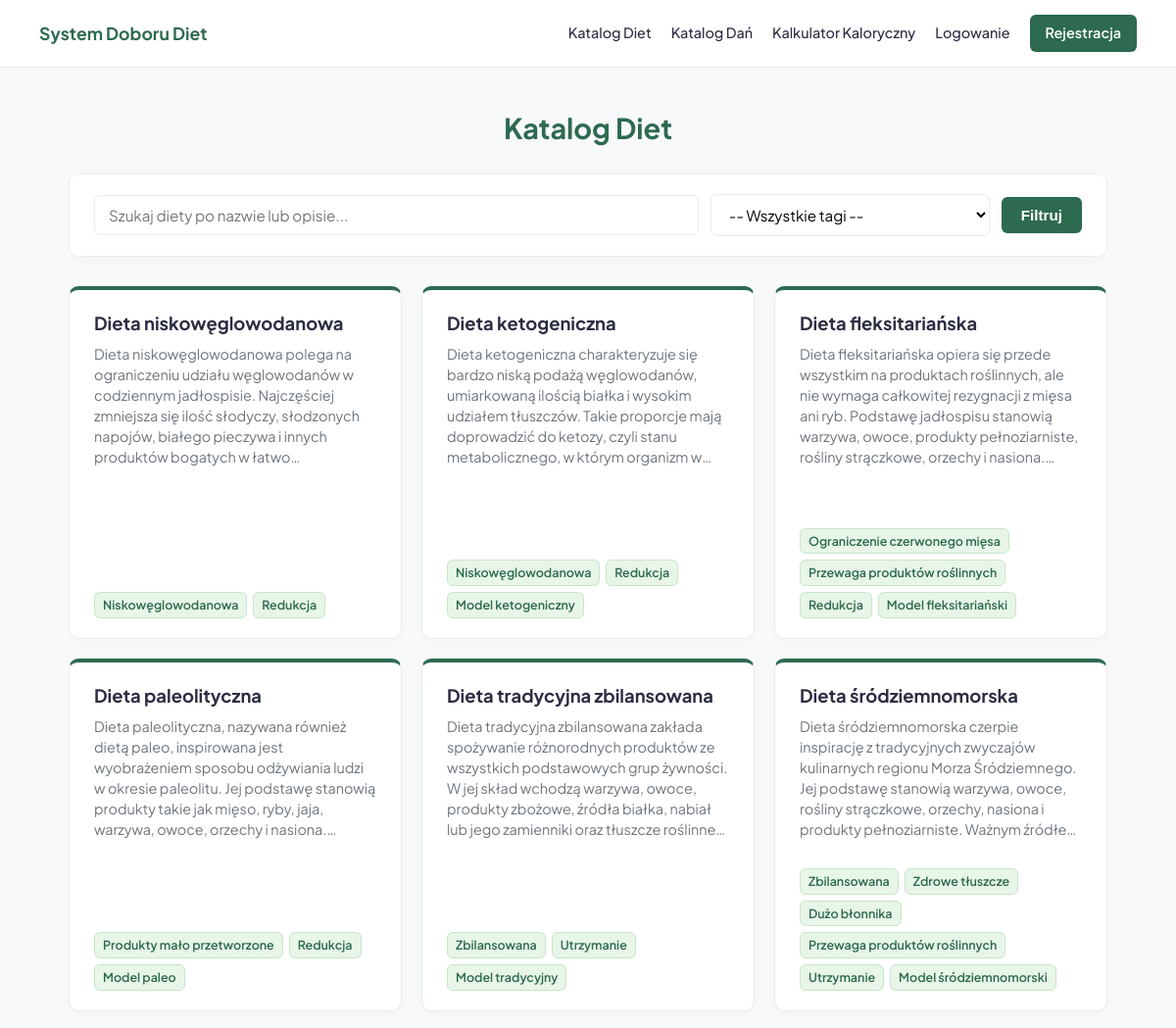
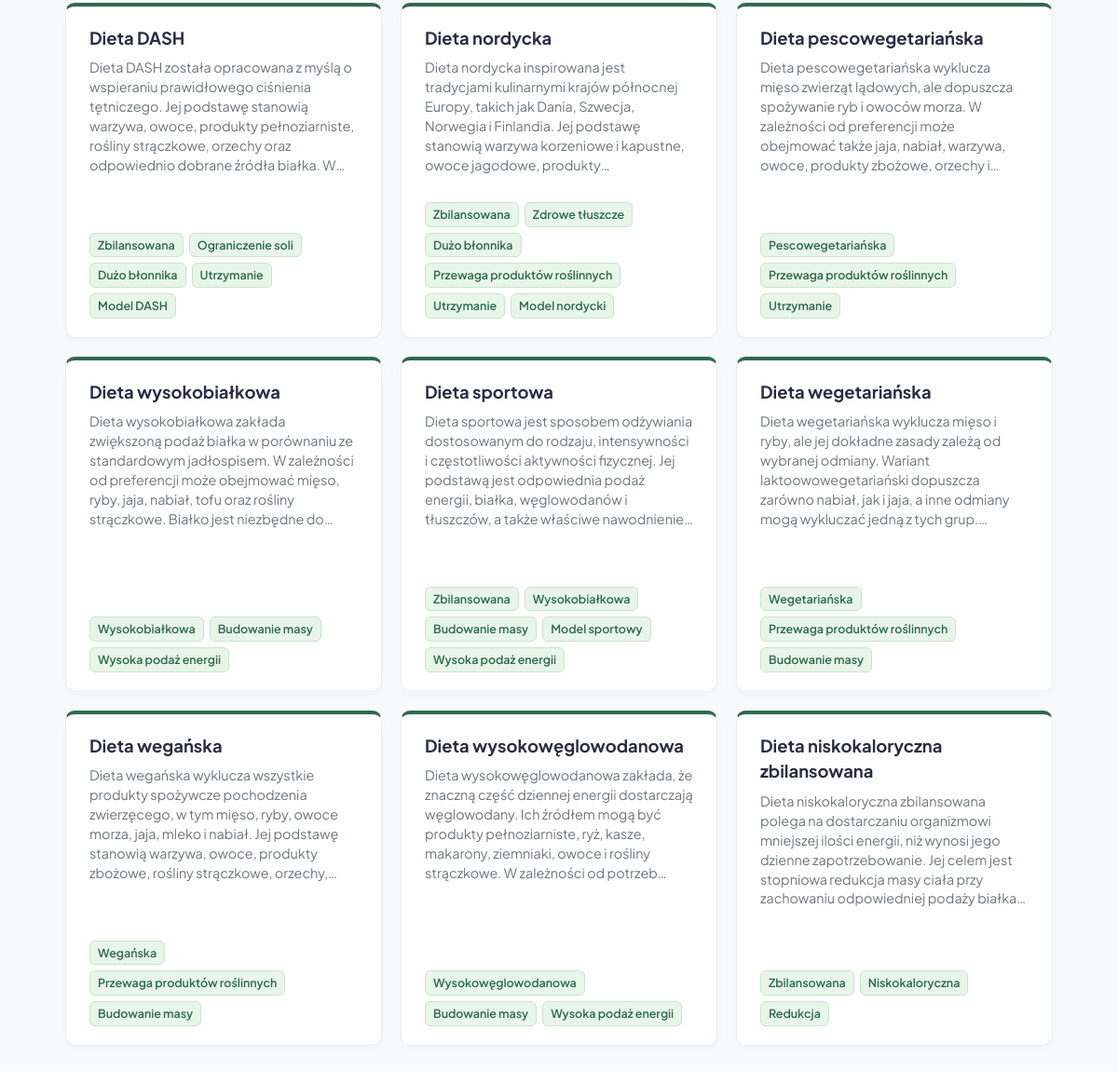
/diety/, run on the app's committed database (2 pictures, top to bottom).
### quiz/models.py (models this page shows, shortened)
class Diet(models.Model):
    name = models.CharField(max_length=100, verbose_name="Nazwa diety")
    description = models.TextField(verbose_name="Opis diety")
    goal = models.CharField(max_length=20, choices=[
        ('reduction', 'Redukcja wagi'),
        ('maintenance', 'Utrzymanie masy'),
        ('mass', 'Budowanie masy')
    ], default='any', verbose_name="Cel diety")
    pros = models.TextField(blank=True, verbose_name="Zalety diety (oddzielone nowymi liniami)")
    cons = models.TextField(blank=True, verbose_name="Wady diety (oddzielone nowymi liniami)")
    tags = models.ManyToManyField(Tag, related_name='diets', verbose_name="Tagi diety")
    favorited_by = models.ManyToManyField(User, related_name='favorite_diets', blank=True)

class Tag(models.Model):
    name = models.CharField(max_length=50, unique=True, verbose_name="Nazwa tagu")
    is_hidden = models.BooleanField(default=False, verbose_name="Ukryj w filtrach")

### quiz/views.py (the view)
# urls.py: path('diety/', views.diet_list_view, name='diet_list'),
def diet_list_view(request):
    query = request.GET.get('q', '').strip()
    selected_tag = request.GET.get('tag', '')
    diets = Diet.objects.prefetch_related('tags').all()
    if query:
        diets = diets.filter(
            Q(name__icontains=query) | Q(description__icontains=query)
        )
    if selected_tag:
        diets = diets.filter(tags__id=selected_tag)
    tags = Tag.objects.filter(is_hidden=False)
    context = {
        'diets': diets.distinct(),
        'tags': tags,
        'query': query,
        'selected_tag': int(selected_tag) if selected_tag.isdigit() else None,
    }
    return render(request, 'quiz/diet_list.html', context)

### quiz/templates/quiz/diet_list.html (shortened to what this page needs)
<!DOCTYPE html>
<html lang="pl">
<head>
</head>
<body>
    <header>
        <a href="{% url 'home' %}" class="logo">System Doboru Diet</a>
        <nav class="nav-menu">
            <a href="{% url 'diet_list' %}">Katalog Diet</a>
            <a href="{% url 'dish_list' %}">Katalog Dań</a>
            <a href="{% url 'calculator' %}">Kalkulator Kaloryczny</a>
            {% if user.is_authenticated %}
                <a href="{% url 'profile' %}">Mój Profil</a>
                <a href="{% url 'logout' %}" class="btn-logout">Wyloguj</a>
            {% else %}
                <a href="{% url 'login' %}">Logowanie</a>
                <a href="{% url 'register' %}" class="btn-nav">Rejestracja</a>
            {% endif %}
        </nav>
    </header>
    <div class="container">
        <h1>Katalog Diet</h1>
        <div class="filter-section">
            <form method="GET" class="filter-form">
                <input type="text" name="q" placeholder="Szukaj diety po nazwie lub opisie..." value="{{ query }}">
                <select name="tag">
                    <option value="">-- Wszystkie tagi --</option>
                </select>
                <button type="submit">Filtruj</button>
            </form>
        </div>
        <div class="diet-grid">
            {% for diet in diets %}
                <div class="diet-card">
                    <div>
                        <h2>
                            <a href="{% url 'diet_detail' diet.id %}">
                                {{ diet.name }}
                            </a>
                        </h2>
                        <p>{{ diet.description }}</p>
                    </div>
                    <div class="tag-container">
                        {% for tag in diet.tags.all %}
                            <span class="tag">{{ tag.name }}</span>
                        {% endfor %}
                    </div>
                </div>
            {% empty %}
                <div class="empty-alert">
                    Nie znaleziono diet spełniających kryteria wyszukiwania.
                </div>
            {% endfor %}
        </div>
    </div>
</body>
</html>

### quiz/templates/quiz/diet_list.html (style rules this page uses)
:root { --primary-green: #2d6a4f; --primary-hover: #1b4332; --accent-green: #52b788; --bg-color: #f8f9fa; --card-bg: #ffffff; --text-main: #2b2d42; --text-muted: #6c757d; --border-color: #e9ecef; }
* { box-sizing: border-box; }
body { font-family: 'Plus Jakarta Sans', sans-serif; background-color: var(--bg-color); color: var(--text-main); margin: 0; padding: 0; line-height: 1.5; }
header { background: white; border-bottom: 1px solid var(--border-color); padding: 15px 40px; display: flex; justify-content: space-between; align-items: center; position: sticky; top: 0; z-index: 1000; box-shadow: 0 2px 4px rgba(0,0,0,0.02); }
.logo { font-size: 1.1rem; font-weight: 700; color: var(--primary-green); text-decoration: none; }
.nav-menu { display: flex; gap: 20px; align-items: center; }
.nav-menu a { color: var(--text-main); text-decoration: none; font-weight: 500; font-size: 0.9rem; transition: color 0.2s; }
.nav-menu .btn-nav { background: var(--primary-green); color: white; padding: 8px 16px; border-radius: 6px; font-weight: 600; }
.container { max-width: 1100px; margin: 0 auto; padding: 40px 20px; }
h1 { color: var(--primary-green); font-size: 1.8rem; margin-top: 0; margin-bottom: 25px; font-weight: 700; text-align: center; }
.filter-section { background: var(--card-bg); padding: 20px 25px; border-radius: 10px; margin-bottom: 30px; border: 1px solid var(--border-color); box-shadow: 0 4px 12px rgba(0,0,0,0.02); }
.filter-form { display: flex; gap: 12px; flex-wrap: wrap; align-items: center; }
.filter-form input[type="text"], .filter-form select { padding: 10px 14px; border: 1px solid var(--border-color); border-radius: 6px; font-size: 0.95rem; font-family: 'Plus Jakarta Sans', sans-serif; outline: none; transition: border-color 0.2s; background: #fff; }
.filter-form input[type="text"] { flex-grow: 1; }
.filter-form button { background: var(--primary-green); color: white; border: none; padding: 10px 20px; border-radius: 6px; cursor: pointer; font-weight: 600; font-size: 0.95rem; transition: background 0.2s; }
.diet-grid { display: grid; grid-template-columns: repeat(auto-fill, minmax(320px, 1fr)); gap: 20px; }
.diet-card { background: var(--card-bg); border: 1px solid var(--border-color); border-top: 4px solid var(--primary-green); border-radius: 10px; padding: 20px 25px; box-shadow: 0 4px 12px rgba(0,0,0,0.02); display: flex; flex-direction: column; justify-content: space-between; height: 360px; box-sizing: border-box; transition: transform 0.2s, box-shadow 0.2s; }
.diet-card h2 { margin-top: 0; font-size: 1.15rem; margin-bottom: 8px; }
.diet-card h2 a { color: var(--text-main); text-decoration: none; transition: color 0.2s; }
.diet-card p { color: var(--text-muted); font-size: 0.9rem; line-height: 1.45; margin: 0; display: -webkit-box; -webkit-line-clamp: 6; -webkit-box-orient: vertical; overflow: hidden; text-overflow: ellipsis; }
.tag-container { display: flex; flex-wrap: wrap; gap: 6px; margin-top: 0; }
.tag { display: inline-block; background: #e8f5e9; color: var(--primary-green); padding: 3px 8px; border-radius: 6px; font-size: 0.78rem; font-weight: 600; border: 1px solid #c8e6c9; }

### data on the page
Diet: name "Dieta niskowęglowodanowa", description "Dieta niskowęglowodanowa polega na ograniczeniu udziału węglowodanów w codziennym jadłospisie. Najczęściej zmniejsza się ilość słodyczy, słodzonych napojów, białego pieczywa i innych produktów bogatych w…"
Tag: name "Niskowęglowodanowa"
Tag: name "Redukcja"
Diet: name "Dieta ketogeniczna", description "Dieta ketogeniczna charakteryzuje się bardzo niską podażą węglowodanów, umiarkowaną ilością białka i wysokim udziałem tłuszczów. Takie proporcje mają doprowadzić do ketozy, czyli stanu metabolicznego, w którym organizm…"
Tag: name "Model ketogeniczny"
Diet: name "Dieta fleksitariańska", description "Dieta fleksitariańska opiera się przede wszystkim na produktach roślinnych, ale nie wymaga całkowitej rezygnacji z mięsa ani ryb. Podstawę jadłospisu stanowią warzywa, owoce, produkty pełnoziarniste, rośliny strączkowe, orzechy i…"
Tag: name "Ograniczenie czerwonego mięsa"
Tag: name "Przewaga produktów roślinnych"
Tag: name "Model fleksitariański"
Diet: name "Dieta paleolityczna", description "Dieta paleolityczna, nazywana również dietą paleo, inspirowana jest wyobrażeniem sposobu odżywiania ludzi w okresie paleolitu. Jej podstawę stanowią produkty takie jak mięso, ryby, jaja, warzywa, owoce, orzechy i…"
Tag: name "Produkty mało przetworzone"
Tag: name "Model paleo"
Diet: name "Dieta tradycyjna zbilansowana", description "Dieta tradycyjna zbilansowana zakłada spożywanie różnorodnych produktów ze wszystkich podstawowych grup żywności. W jej skład wchodzą warzywa, owoce, produkty zbożowe, źródła białka, nabiał lub jego zamienniki oraz tłuszcze…"
Tag: name "Zbilansowana"
Tag: name "Utrzymanie"
Tag: name "Model tradycyjny"
Diet: name "Dieta śródziemnomorska", description "Dieta śródziemnomorska czerpie inspirację z tradycyjnych zwyczajów kulinarnych regionu Morza Śródziemnego. Jej podstawę stanowią warzywa, owoce, rośliny strączkowe, orzechy, nasiona i produkty pełnoziarniste. Ważnym…"
Tag: name "Zdrowe tłuszcze"
Tag: name "Dużo błonnika"
Tag: name "Model śródziemnomorski"
Diet: name "Dieta DASH", description "Dieta DASH została opracowana z myślą o wspieraniu prawidłowego ciśnienia tętniczego. Jej podstawę stanowią warzywa, owoce, produkty pełnoziarniste, rośliny strączkowe, orzechy oraz odpowiednio dobrane źródła białka.…"
Tag: name "Ograniczenie soli"
Tag: name "Model DASH"
Diet: name "Dieta nordycka", description "Dieta nordycka inspirowana jest tradycjami kulinarnymi krajów północnej Europy, takich jak Dania, Szwecja, Norwegia i Finlandia. Jej podstawę stanowią warzywa korzeniowe i kapustne, owoce jagodowe,…"
Tag: name "Model nordycki"
Diet: name "Dieta pescowegetariańska", description "Dieta pescowegetariańska wyklucza mięso zwierząt lądowych, ale dopuszcza spożywanie ryb i owoców morza. W zależności od preferencji może obejmować także jaja, nabiał, warzywa, owoce, produkty zbożowe, orzechy…"
Tag: name "Pescowegetariańska"
Diet: name "Dieta wysokobiałkowa", description "Dieta wysokobiałkowa zakłada zwiększoną podaż białka w porównaniu ze standardowym jadłospisem. W zależności od preferencji może obejmować mięso, ryby, jaja, nabiał, tofu oraz rośliny strączkowe. Białko jest niezbędne…"
Tag: name "Wysokobiałkowa"
Tag: name "Budowanie masy"
Tag: name "Wysoka podaż energii"
Diet: name "Dieta sportowa", description "Dieta sportowa jest sposobem odżywiania dostosowanym do rodzaju, intensywności i częstotliwości aktywności fizycznej. Jej podstawą jest odpowiednia podaż energii, białka, węglowodanów i tłuszczów, a także właściwe…"
Tag: name "Model sportowy"
Diet: name "Dieta wegetariańska", description "Dieta wegetariańska wyklucza mięso i ryby, ale jej dokładne zasady zależą od wybranej odmiany. Wariant laktoowowegetariański dopuszcza zarówno nabiał, jak i jaja, a inne odmiany mogą wykluczać jedną z tych…"
Tag: name "Wegetariańska"
Diet: name "Dieta wegańska", description "Dieta wegańska wyklucza wszystkie produkty spożywcze pochodzenia zwierzęcego, w tym mięso, ryby, owoce morza, jaja, mleko i nabiał. Jej podstawę stanowią warzywa, owoce, produkty zbożowe, rośliny strączkowe,…"
Tag: name "Wegańska"
Diet: name "Dieta wysokowęglowodanowa", description "Dieta wysokowęglowodanowa zakłada, że znaczną część dziennej energii dostarczają węglowodany. Ich źródłem mogą być produkty pełnoziarniste, ryż, kasze, makarony, ziemniaki, owoce i rośliny strączkowe. W zależności od…"
Tag: name "Wysokowęglowodanowa"
Diet: name "Dieta niskokaloryczna zbilansowana", description "Dieta niskokaloryczna zbilansowana polega na dostarczaniu organizmowi mniejszej ilości energii, niż wynosi jego dzienne zapotrzebowanie. Jej celem jest stopniowa redukcja masy ciała przy zachowaniu odpowiedniej podaży…"
Tag: name "Niskokaloryczna"
